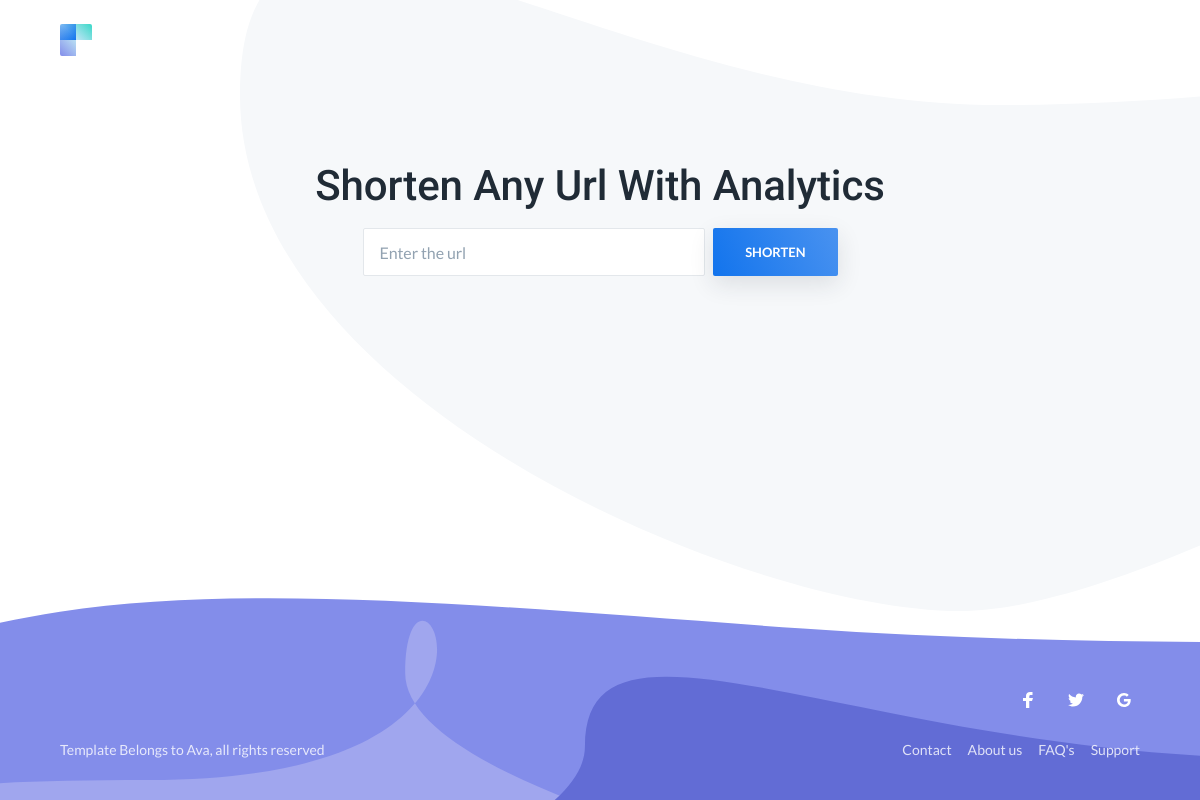
Before: / with the older database file.
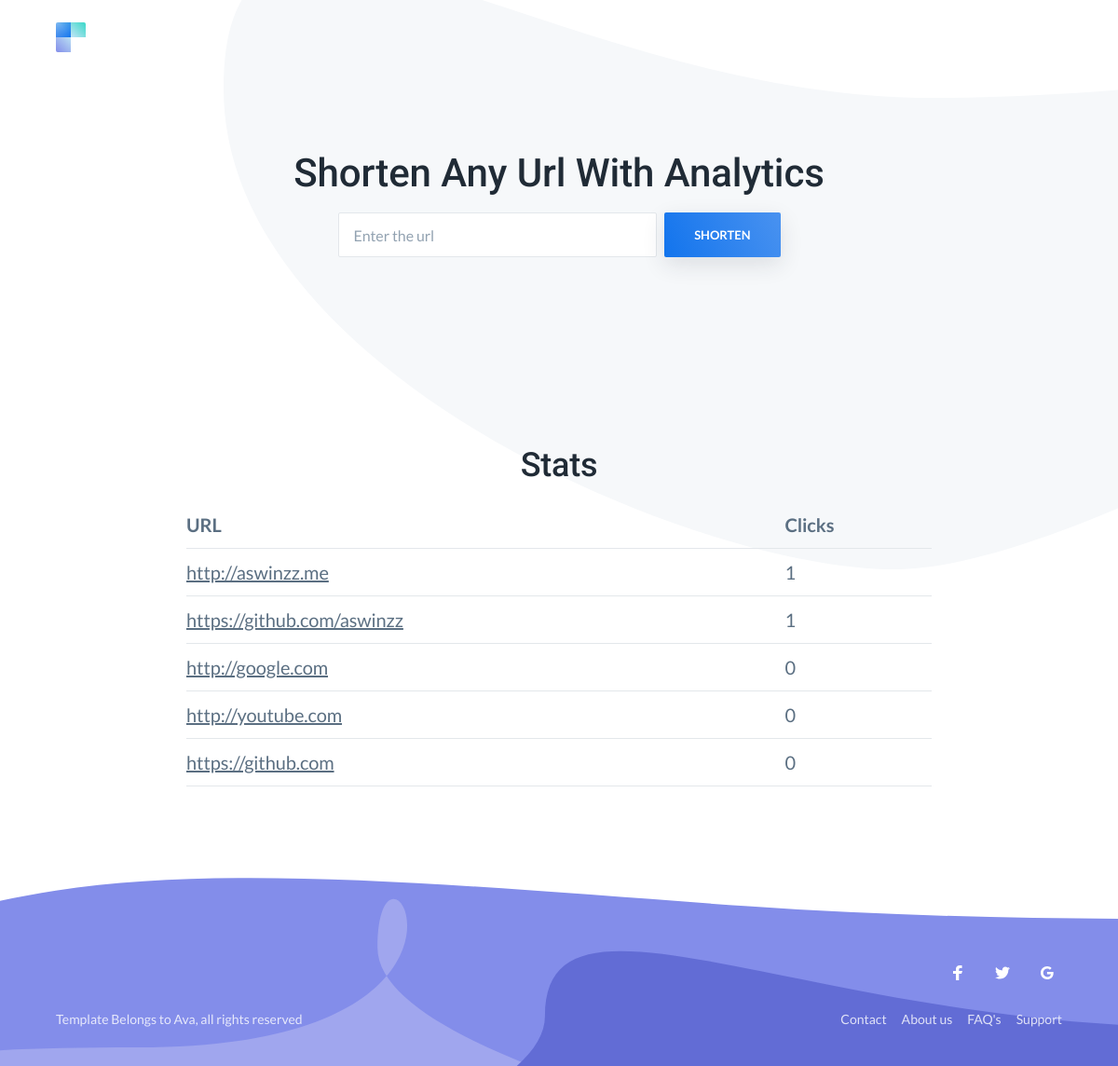
After: the same page with the newer database file.
### base/models.py (models this page shows, shortened)
class URL(models.Model):
    short=models.TextField(blank=False,null=False)
    url=models.TextField(blank=False,null=False)
    clicks=models.IntegerField(default=0)
    created=models.DateTimeField(auto_now=True,blank=False,null=False)

### base/views.py (the view, shortened to what this page needs)
# urls.py: url(r'^',views.home,{"shorturl":None},name="home"),
def home(request,shorturl):
    if request.method == 'GET':
        urls = URL.objects.all().order_by('-clicks')
        return render(request, 'index.html',{"urls":urls})

### base/templates/index.html (shortened to what this page needs)
{% load staticfiles %}
<!DOCTYPE html>
<html lang="en">
<head>
    <link rel="stylesheet" href="{% static 'dist/css/style.css' %}">
</head>
<body class="is-boxed has-animations">
    <div class="body-wrap boxed-container">
        <header class="site-header">
            <div class="container">
                <div class="site-header-inner">
                    <div class="brand header-brand">
                        <h1 class="m-0">
                            <a href="#">
                            </a>
                        </h1>
                    </div>
                </div>
            </div>
        </header>
        <main>
            <section class="hero text-center">
                <div class="container-sm">
                    <div class="hero-inner">
                        <h1 class="hero-title h2-mobile mt-0 is-revealing">Shorten Any Url With Analytics</h1>
                        <form method="post">
                        <div class="hero-form newsletter-form field field-grouped is-revealing">
                            <div class="control control-expanded">
                                <input class="input" type="text" name="url" id="url" placeholder="Enter the url">
                            </div>
                            <div class="control">
                                <button class="button button-primary button-block button-shadow">Shorten</button>
                            </div>
                        </form>
                        </div>
                    </div>
                </div>
            <section class="newsletter section">
                <div class="container-sm">
                    <div class="newsletter-inner section-inner">
                        {% if urls %}
                        <div class="newsletter-header text-center is-revealing">
                            <h2 class="section-title mt-0">Stats</h2>
                        </div>
                        <table class="table">
                            <thead>
                              <tr>
                                <th scope="col">URL</th>
                                <th scope="col">Clicks</th>
                              </tr>
                            </thead>
                            <tbody>
                            {% for url in urls %}
                              <tr>
                                <td><a href="{{url.url}}">{{url.url}}</a></td>
                                <td>{{url.clicks}}</td>
                              </tr>
                            {% endfor %}
                            </tbody>
                        </table>
                        {% endif %}
                    </div>
                </div>
            </section>
        <footer class="site-footer text-light">
            <div class="container">
                <div class="site-footer-inner">
                    <div class="brand footer-brand">
                    </div>
                    <ul class="footer-links list-reset">
                        <li>
                            <a href="#">Contact</a>
                        </li>
                        <li>
                            <a href="#">About us</a>
                        </li>
                        <li>
                            <a href="#">FAQ's</a>
                        </li>
                        <li>
                            <a href="#">Support</a>
                        </li>
                    </ul>
                    <ul class="footer-social-links list-reset">
                        <li>
                            <a href="#">
                                <svg width="16" height="16" xmlns="http://www.w3.org/2000/svg">
                                    <path d="M6.023 16L6 9H3V6h3V4c0-2.7 1.672-4 4.08-4 1.153 0 2.144.086 2.433.124v2.821h-1.67c-1.31 0-1.563.623-1.563 1.536V6H13l-1 3H9.28v7H6.023z" fill="#FFFFFF"/>
                                </svg>
                            </a>
                        </li>
                        <li>
                            <a href="#">
                            </a>
                        </li>
                        <li>
                            <a href="#">
                                <svg width="16" height="16" xmlns="http://www.w3.org/2000/svg">
                                    <path d="M7.9 7v2.4H12c-.2 1-1.2 3-4 3-2.4 0-4.3-2-4.3-4.4 0-2.4 2-4.4 4.3-4.4 1.4 0 2.3.6 2.8 1.1l1.9-1.8C11.5 1.7 9.9 1 8 1 4.1 1 1 4.1 1 8s3.1 7 7 7c4 0 6.7-2.8 6.7-6.8 0-.5 0-.8-.1-1.2H7.9z" fill="#FFFFFF"/>
                                </svg>
                            </a>
                        </li>
                    </ul>
                    <div class="footer-copyright">Template Belongs to Ava, all rights reserved</div>
                </div>
            </div>
        </footer>
</body>
</html>

Changed rows visible on the page:
added URL: url "http://aswinzz.me", clicks "1"
added URL: url "https://github.com/aswinzz", clicks "1"
added URL: url "http://google.com", clicks "0"
added URL: url "http://youtube.com", clicks "0"
added URL: url "https://github.com", clicks "0"
Other visible differences:
text now shown: "Stats URL Clicks"
